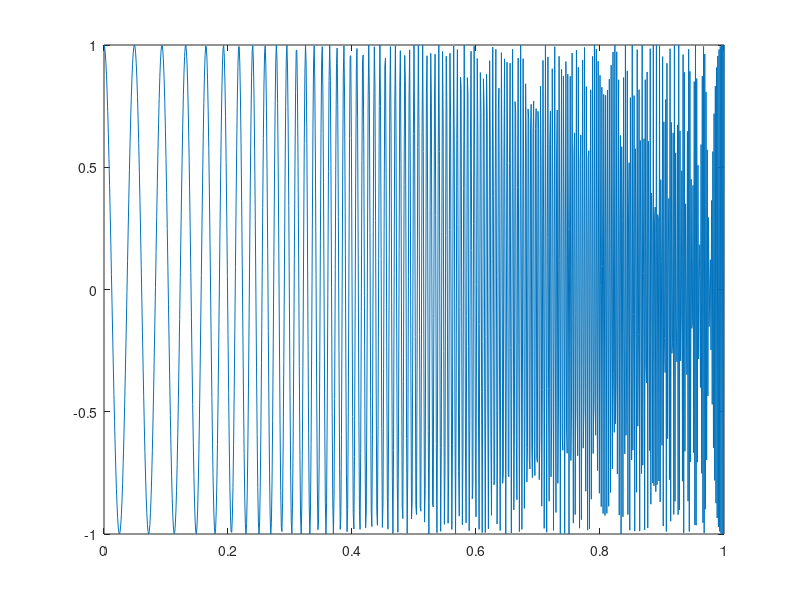

Reproduce this figure in MATLAB. (Note: this script raises an error after producing the figure.)
%时频分析
% 原始信号
fs=1000;
f1=50;
f2=100;
t=0:1/fs:1;
s = sin(2*pi*f1*t)+sin(2*pi*f2*t);%+randn(1, length(t));
% s = chirp(t,20,0.3,300);
s = chirp(t,20,1,500,'q');
figure
plot(t, s)
% 连续小波变换时频图
wavename='cmor3-3';
totalscal=256;
Fc=centfrq(wavename); % 小波的中心频率
c=2*Fc*totalscal;
scals=c./(1:totalscal);
f=scal2frq(scals,wavename,1/fs); % 将尺度转换为频率
coefs=cwt(s,scals,wavename); % 求连续小波系数
figure
subplot(221);
imagesc(t,f,abs(coefs));
set(gca,'YDir','normal')
%colorbar;
xlabel('时间 t/s');
ylabel('频率 f/Hz');
title('小波时频图');
% 短时傅里叶变换时频图
subplot(222);
s(s,256,250,256,fs);
% 时频分析工具箱里的短时傅里叶变换
f = 0:fs/2;
stft= stft(s');
stft = stft(1:floor(length(s)/2), :);
figure
subplot(223);
imagesc(t, f, abs(stft));
set(gca,'YDir','normal')
%colorbar;
xlabel('时间 t/s');
ylabel('频率 f/Hz');
title('短时傅里叶变换时频图');
